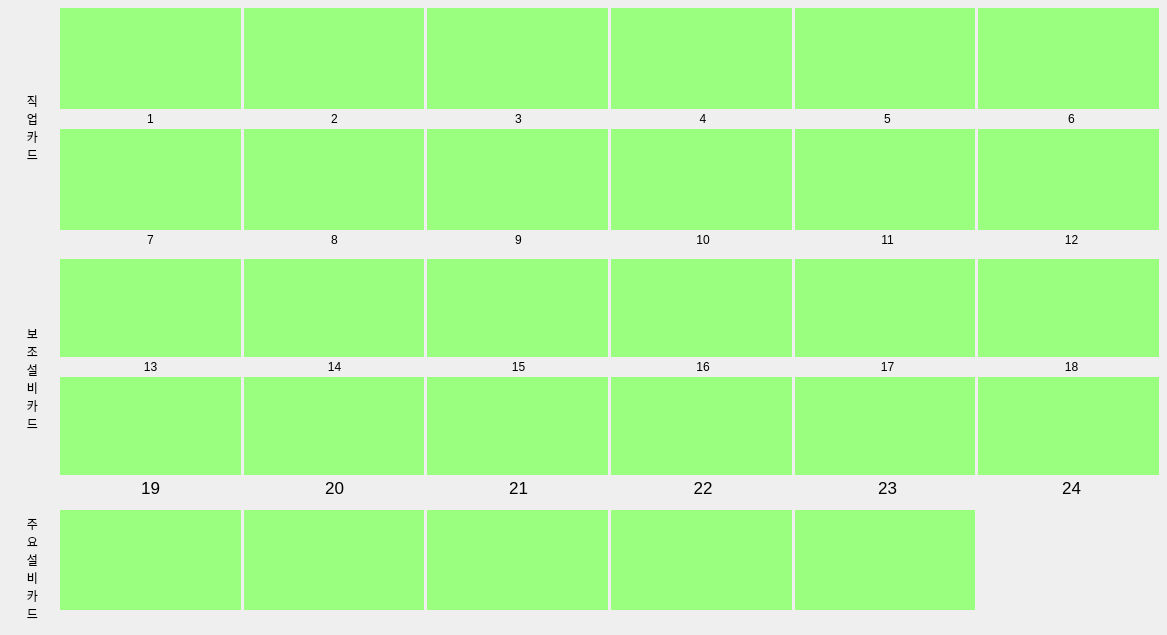
<?xml version="1.0" encoding="UTF-8"?>
<ui version="4.0">
 <class>Dialog</class>
 <widget class="QDialog" name="Dialog">
  <property name="geometry">
   <rect>
    <x>0</x>
    <y>0</y>
    <width>1167</width>
    <height>635</height>
   </rect>
  </property>
  <property name="windowTitle">
   <string>Dialog</string>
  </property>
  <layout class="QHBoxLayout" name="horizontalLayout">
   <property name="spacing">
    <number>-1</number>
   </property>
   <property name="leftMargin">
    <number>5</number>
   </property>
   <property name="topMargin">
    <number>5</number>
   </property>
   <property name="rightMargin">
    <number>5</number>
   </property>
   <property name="bottomMargin">
    <number>5</number>
   </property>
   <item>
    <layout class="QVBoxLayout" name="verticalLayout_1" stretch="2,2,1">
     <property name="spacing">
      <number>-1</number>
     </property>
     <item>
      <layout class="QHBoxLayout" name="horizontalLayout_job" stretch="1,20">
       <property name="spacing">
        <number>0</number>
       </property>
       <property name="topMargin">
        <number>3</number>
       </property>
       <property name="bottomMargin">
        <number>3</number>
       </property>
       <item>
        <widget class="QLabel" name="label_jobcard">
         <property name="text">
          <string>직
업
카
드</string>
         </property>
         <property name="alignment">
          <set>Qt::AlignCenter</set>
         </property>
        </widget>
       </item>
       <item>
        <layout class="QVBoxLayout" name="verticalLayout_job_1" stretch="10,1,10,0">
         <property name="spacing">
          <number>3</number>
         </property>
         <item>
          <layout class="QHBoxLayout" name="horizontalLayout_job_1">
           <property name="spacing">
            <number>-1</number>
           </property>
           <property name="rightMargin">
            <number>3</number>
           </property>
           <item>
            <widget class="QWidget" name="widget_job1" native="true">
             <property name="sizePolicy">
              <sizepolicy hsizetype="Minimum" vsizetype="Minimum">
               <horstretch>0</horstretch>
               <verstretch>0</verstretch>
              </sizepolicy>
             </property>
             <property name="styleSheet">
              <string notr="true">background-color: rgb(154, 255, 127);</string>
             </property>
            </widget>
           </item>
           <item>
            <widget class="QWidget" name="widget_job2" native="true">
             <property name="sizePolicy">
              <sizepolicy hsizetype="Minimum" vsizetype="Minimum">
               <horstretch>0</horstretch>
               <verstretch>0</verstretch>
              </sizepolicy>
             </property>
             <property name="styleSheet">
              <string notr="true">background-color: rgb(154, 255, 127);</string>
             </property>
            </widget>
           </item>
           <item>
            <widget class="QWidget" name="widget_job3" native="true">
             <property name="enabled">
              <bool>true</bool>
             </property>
             <property name="sizePolicy">
              <sizepolicy hsizetype="Minimum" vsizetype="Minimum">
               <horstretch>0</horstretch>
               <verstretch>0</verstretch>
              </sizepolicy>
             </property>
             <property name="styleSheet">
              <string notr="true">background-color: rgb(154, 255, 127);</string>
             </property>
            </widget>
           </item>
           <item>
            <widget class="QWidget" name="widget_job4" native="true">
             <property name="enabled">
              <bool>true</bool>
             </property>
             <property name="sizePolicy">
              <sizepolicy hsizetype="Minimum" vsizetype="Minimum">
               <horstretch>0</horstretch>
               <verstretch>0</verstretch>
              </sizepolicy>
             </property>
             <property name="styleSheet">
              <string notr="true">background-color: rgb(154, 255, 127);</string>
             </property>
            </widget>
           </item>
           <item>
            <widget class="QWidget" name="widget_job5" native="true">
             <property name="enabled">
              <bool>true</bool>
             </property>
             <property name="sizePolicy">
              <sizepolicy hsizetype="Minimum" vsizetype="Minimum">
               <horstretch>0</horstretch>
               <verstretch>0</verstretch>
              </sizepolicy>
             </property>
             <property name="styleSheet">
              <string notr="true">background-color: rgb(154, 255, 127);</string>
             </property>
            </widget>
           </item>
           <item>
            <widget class="QWidget" name="widget_job6" native="true">
             <property name="enabled">
              <bool>true</bool>
             </property>
             <property name="sizePolicy">
              <sizepolicy hsizetype="Minimum" vsizetype="Minimum">
               <horstretch>0</horstretch>
               <verstretch>0</verstretch>
              </sizepolicy>
             </property>
             <property name="styleSheet">
              <string notr="true">background-color: rgb(154, 255, 127);</string>
             </property>
            </widget>
           </item>
          </layout>
         </item>
         <item>
          <layout class="QHBoxLayout" name="horizontalLayout_job_2">
           <item>
            <widget class="QLabel" name="label_job1">
             <property name="text">
              <string>1</string>
             </property>
             <property name="alignment">
              <set>Qt::AlignCenter</set>
             </property>
            </widget>
           </item>
           <item>
            <widget class="QLabel" name="label_job2">
             <property name="text">
              <string>2</string>
             </property>
             <property name="alignment">
              <set>Qt::AlignCenter</set>
             </property>
            </widget>
           </item>
           <item>
            <widget class="QLabel" name="label_job3">
             <property name="text">
              <string>3</string>
             </property>
             <property name="alignment">
              <set>Qt::AlignCenter</set>
             </property>
            </widget>
           </item>
           <item>
            <widget class="QLabel" name="label_job4">
             <property name="text">
              <string>4</string>
             </property>
             <property name="alignment">
              <set>Qt::AlignCenter</set>
             </property>
            </widget>
           </item>
           <item>
            <widget class="QLabel" name="label_job5">
             <property name="text">
              <string>5</string>
             </property>
             <property name="alignment">
              <set>Qt::AlignCenter</set>
             </property>
            </widget>
           </item>
           <item>
            <widget class="QLabel" name="label_job6">
             <property name="text">
              <string>6</string>
             </property>
             <property name="alignment">
              <set>Qt::AlignCenter</set>
             </property>
            </widget>
           </item>
          </layout>
         </item>
         <item>
          <layout class="QHBoxLayout" name="horizontalLayout_job_3">
           <property name="rightMargin">
            <number>3</number>
           </property>
           <item>
            <widget class="QWidget" name="widget_job7" native="true">
             <property name="sizePolicy">
              <sizepolicy hsizetype="Minimum" vsizetype="Minimum">
               <horstretch>0</horstretch>
               <verstretch>0</verstretch>
              </sizepolicy>
             </property>
             <property name="styleSheet">
              <string notr="true">background-color: rgb(154, 255, 127);</string>
             </property>
            </widget>
           </item>
           <item>
            <widget class="QWidget" name="widget_job8" native="true">
             <property name="sizePolicy">
              <sizepolicy hsizetype="Minimum" vsizetype="Minimum">
               <horstretch>0</horstretch>
               <verstretch>0</verstretch>
              </sizepolicy>
             </property>
             <property name="styleSheet">
              <string notr="true">background-color: rgb(154, 255, 127);</string>
             </property>
            </widget>
           </item>
           <item>
            <widget class="QWidget" name="widget_job9" native="true">
             <property name="sizePolicy">
              <sizepolicy hsizetype="Minimum" vsizetype="Minimum">
               <horstretch>0</horstretch>
               <verstretch>0</verstretch>
              </sizepolicy>
             </property>
             <property name="styleSheet">
              <string notr="true">background-color: rgb(154, 255, 127);</string>
             </property>
            </widget>
           </item>
           <item>
            <widget class="QWidget" name="widget_job10" native="true">
             <property name="sizePolicy">
              <sizepolicy hsizetype="Minimum" vsizetype="Minimum">
               <horstretch>0</horstretch>
               <verstretch>0</verstretch>
              </sizepolicy>
             </property>
             <property name="styleSheet">
              <string notr="true">background-color: rgb(154, 255, 127);</string>
             </property>
            </widget>
           </item>
           <item>
            <widget class="QWidget" name="widget_job11" native="true">
             <property name="sizePolicy">
              <sizepolicy hsizetype="Minimum" vsizetype="Minimum">
               <horstretch>0</horstretch>
               <verstretch>0</verstretch>
              </sizepolicy>
             </property>
             <property name="styleSheet">
              <string notr="true">background-color: rgb(154, 255, 127);</string>
             </property>
            </widget>
           </item>
           <item>
            <widget class="QWidget" name="widget_job12" native="true">
             <property name="sizePolicy">
              <sizepolicy hsizetype="Minimum" vsizetype="Minimum">
               <horstretch>0</horstretch>
               <verstretch>0</verstretch>
              </sizepolicy>
             </property>
             <property name="styleSheet">
              <string notr="true">background-color: rgb(154, 255, 127);</string>
             </property>
            </widget>
           </item>
          </layout>
         </item>
         <item>
          <layout class="QHBoxLayout" name="horizontalLayout_job_4">
           <item>
            <widget class="QLabel" name="label_job7">
             <property name="text">
              <string>7</string>
             </property>
             <property name="alignment">
              <set>Qt::AlignCenter</set>
             </property>
            </widget>
           </item>
           <item>
            <widget class="QLabel" name="label_job8">
             <property name="text">
              <string>8</string>
             </property>
             <property name="alignment">
              <set>Qt::AlignCenter</set>
             </property>
            </widget>
           </item>
           <item>
            <widget class="QLabel" name="label_job9">
             <property name="text">
              <string>9</string>
             </property>
             <property name="alignment">
              <set>Qt::AlignCenter</set>
             </property>
            </widget>
           </item>
           <item>
            <widget class="QLabel" name="label_job10">
             <property name="text">
              <string>10</string>
             </property>
             <property name="alignment">
              <set>Qt::AlignCenter</set>
             </property>
            </widget>
           </item>
           <item>
            <widget class="QLabel" name="label_job11">
             <property name="text">
              <string>11</string>
             </property>
             <property name="alignment">
              <set>Qt::AlignCenter</set>
             </property>
            </widget>
           </item>
           <item>
            <widget class="QLabel" name="label_job12">
             <property name="text">
              <string>12</string>
             </property>
             <property name="alignment">
              <set>Qt::AlignCenter</set>
             </property>
            </widget>
           </item>
          </layout>
         </item>
        </layout>
       </item>
      </layout>
     </item>
     <item>
      <layout class="QHBoxLayout" name="horizontalLayout_sub" stretch="1,20">
       <property name="spacing">
        <number>0</number>
       </property>
       <property name="topMargin">
        <number>3</number>
       </property>
       <property name="bottomMargin">
        <number>3</number>
       </property>
       <item>
        <widget class="QLabel" name="label_subcard">
         <property name="text">
          <string>보
조
설
비
카
드</string>
         </property>
         <property name="alignment">
          <set>Qt::AlignCenter</set>
         </property>
        </widget>
       </item>
       <item>
        <layout class="QVBoxLayout" name="verticalLayout_sub_1" stretch="1,0,1,0">
         <property name="spacing">
          <number>3</number>
         </property>
         <item>
          <layout class="QHBoxLayout" name="horizontalLayout_sub_1">
           <property name="spacing">
            <number>-1</number>
           </property>
           <property name="rightMargin">
            <number>3</number>
           </property>
           <item>
            <widget class="QWidget" name="widget_sub13" native="true">
             <property name="sizePolicy">
              <sizepolicy hsizetype="Minimum" vsizetype="Minimum">
               <horstretch>0</horstretch>
               <verstretch>0</verstretch>
              </sizepolicy>
             </property>
             <property name="styleSheet">
              <string notr="true">background-color: rgb(154, 255, 127);</string>
             </property>
            </widget>
           </item>
           <item>
            <widget class="QWidget" name="widget_sub14" native="true">
             <property name="sizePolicy">
              <sizepolicy hsizetype="Minimum" vsizetype="Minimum">
               <horstretch>0</horstretch>
               <verstretch>0</verstretch>
              </sizepolicy>
             </property>
             <property name="styleSheet">
              <string notr="true">background-color: rgb(154, 255, 127);</string>
             </property>
            </widget>
           </item>
           <item>
            <widget class="QWidget" name="widget_sub15" native="true">
             <property name="enabled">
              <bool>true</bool>
             </property>
             <property name="sizePolicy">
              <sizepolicy hsizetype="Minimum" vsizetype="Minimum">
               <horstretch>0</horstretch>
               <verstretch>0</verstretch>
              </sizepolicy>
             </property>
             <property name="styleSheet">
              <string notr="true">background-color: rgb(154, 255, 127);</string>
             </property>
            </widget>
           </item>
           <item>
            <widget class="QWidget" name="widget_sub16" native="true">
             <property name="enabled">
              <bool>true</bool>
             </property>
             <property name="sizePolicy">
              <sizepolicy hsizetype="Minimum" vsizetype="Minimum">
               <horstretch>0</horstretch>
               <verstretch>0</verstretch>
              </sizepolicy>
             </property>
             <property name="styleSheet">
              <string notr="true">background-color: rgb(154, 255, 127);</string>
             </property>
            </widget>
           </item>
           <item>
            <widget class="QWidget" name="widget_sub17" native="true">
             <property name="enabled">
              <bool>true</bool>
             </property>
             <property name="sizePolicy">
              <sizepolicy hsizetype="Minimum" vsizetype="Minimum">
               <horstretch>0</horstretch>
               <verstretch>0</verstretch>
              </sizepolicy>
             </property>
             <property name="styleSheet">
              <string notr="true">background-color: rgb(154, 255, 127);</string>
             </property>
            </widget>
           </item>
           <item>
            <widget class="QWidget" name="widget_sub18" native="true">
             <property name="enabled">
              <bool>true</bool>
             </property>
             <property name="sizePolicy">
              <sizepolicy hsizetype="Minimum" vsizetype="Minimum">
               <horstretch>0</horstretch>
               <verstretch>0</verstretch>
              </sizepolicy>
             </property>
             <property name="styleSheet">
              <string notr="true">background-color: rgb(154, 255, 127);</string>
             </property>
            </widget>
           </item>
          </layout>
         </item>
         <item>
          <layout class="QHBoxLayout" name="horizontalLayout_sub_2">
           <item>
            <widget class="QLabel" name="label_sub13">
             <property name="text">
              <string>13</string>
             </property>
             <property name="alignment">
              <set>Qt::AlignCenter</set>
             </property>
            </widget>
           </item>
           <item>
            <widget class="QLabel" name="label_sub14">
             <property name="text">
              <string>14</string>
             </property>
             <property name="alignment">
              <set>Qt::AlignCenter</set>
             </property>
            </widget>
           </item>
           <item>
            <widget class="QLabel" name="label_sub15">
             <property name="text">
              <string>15</string>
             </property>
             <property name="alignment">
              <set>Qt::AlignCenter</set>
             </property>
            </widget>
           </item>
           <item>
            <widget class="QLabel" name="label_sub16">
             <property name="text">
              <string>16</string>
             </property>
             <property name="alignment">
              <set>Qt::AlignCenter</set>
             </property>
            </widget>
           </item>
           <item>
            <widget class="QLabel" name="label_sub17">
             <property name="text">
              <string>17</string>
             </property>
             <property name="alignment">
              <set>Qt::AlignCenter</set>
             </property>
            </widget>
           </item>
           <item>
            <widget class="QLabel" name="label_sub18">
             <property name="text">
              <string>18</string>
             </property>
             <property name="alignment">
              <set>Qt::AlignCenter</set>
             </property>
            </widget>
           </item>
          </layout>
         </item>
         <item>
          <layout class="QHBoxLayout" name="horizontalLayout_sub_3">
           <property name="rightMargin">
            <number>3</number>
           </property>
           <item>
            <widget class="QWidget" name="widget_sub19" native="true">
             <property name="sizePolicy">
              <sizepolicy hsizetype="Minimum" vsizetype="Minimum">
               <horstretch>0</horstretch>
               <verstretch>0</verstretch>
              </sizepolicy>
             </property>
             <property name="styleSheet">
              <string notr="true">background-color: rgb(154, 255, 127);</string>
             </property>
            </widget>
           </item>
           <item>
            <widget class="QWidget" name="widget_sub20" native="true">
             <property name="sizePolicy">
              <sizepolicy hsizetype="Minimum" vsizetype="Minimum">
               <horstretch>0</horstretch>
               <verstretch>0</verstretch>
              </sizepolicy>
             </property>
             <property name="styleSheet">
              <string notr="true">background-color: rgb(154, 255, 127);</string>
             </property>
            </widget>
           </item>
           <item>
            <widget class="QWidget" name="widget_sub21" native="true">
             <property name="sizePolicy">
              <sizepolicy hsizetype="Minimum" vsizetype="Minimum">
               <horstretch>0</horstretch>
               <verstretch>0</verstretch>
              </sizepolicy>
             </property>
             <property name="styleSheet">
              <string notr="true">background-color: rgb(154, 255, 127);</string>
             </property>
            </widget>
           </item>
           <item>
            <widget class="QWidget" name="widget_sub22" native="true">
             <property name="sizePolicy">
              <sizepolicy hsizetype="Minimum" vsizetype="Minimum">
               <horstretch>0</horstretch>
               <verstretch>0</verstretch>
              </sizepolicy>
             </property>
             <property name="styleSheet">
              <string notr="true">background-color: rgb(154, 255, 127);</string>
             </property>
            </widget>
           </item>
           <item>
            <widget class="QWidget" name="widget_sub23" native="true">
             <property name="sizePolicy">
              <sizepolicy hsizetype="Minimum" vsizetype="Minimum">
               <horstretch>0</horstretch>
               <verstretch>0</verstretch>
              </sizepolicy>
             </property>
             <property name="styleSheet">
              <string notr="true">background-color: rgb(154, 255, 127);</string>
             </property>
            </widget>
           </item>
           <item>
            <widget class="QWidget" name="widget_sub24" native="true">
             <property name="sizePolicy">
              <sizepolicy hsizetype="Minimum" vsizetype="Minimum">
               <horstretch>0</horstretch>
               <verstretch>0</verstretch>
              </sizepolicy>
             </property>
             <property name="styleSheet">
              <string notr="true">background-color: rgb(154, 255, 127);</string>
             </property>
            </widget>
           </item>
          </layout>
         </item>
         <item>
          <layout class="QHBoxLayout" name="horizontalLayout_sub_4">
           <item>
            <widget class="QLabel" name="label_sub19">
             <property name="font">
              <font>
               <pointsize>13</pointsize>
              </font>
             </property>
             <property name="text">
              <string>19</string>
             </property>
             <property name="alignment">
              <set>Qt::AlignCenter</set>
             </property>
            </widget>
           </item>
           <item>
            <widget class="QLabel" name="label_sub20">
             <property name="font">
              <font>
               <pointsize>13</pointsize>
              </font>
             </property>
             <property name="text">
              <string>20</string>
             </property>
             <property name="alignment">
              <set>Qt::AlignCenter</set>
             </property>
            </widget>
           </item>
           <item>
            <widget class="QLabel" name="label_sub21">
             <property name="font">
              <font>
               <pointsize>13</pointsize>
              </font>
             </property>
             <property name="text">
              <string>21</string>
             </property>
             <property name="alignment">
              <set>Qt::AlignCenter</set>
             </property>
            </widget>
           </item>
           <item>
            <widget class="QLabel" name="label_sub22">
             <property name="font">
              <font>
               <pointsize>13</pointsize>
              </font>
             </property>
             <property name="text">
              <string>22</string>
             </property>
             <property name="alignment">
              <set>Qt::AlignCenter</set>
             </property>
            </widget>
           </item>
           <item>
            <widget class="QLabel" name="label_sub23">
             <property name="font">
              <font>
               <pointsize>13</pointsize>
              </font>
             </property>
             <property name="text">
              <string>23</string>
             </property>
             <property name="alignment">
              <set>Qt::AlignCenter</set>
             </property>
            </widget>
           </item>
           <item>
            <widget class="QLabel" name="label_sub24">
             <property name="font">
              <font>
               <pointsize>13</pointsize>
              </font>
             </property>
             <property name="text">
              <string>24</string>
             </property>
             <property name="alignment">
              <set>Qt::AlignCenter</set>
             </property>
            </widget>
           </item>
          </layout>
         </item>
        </layout>
       </item>
      </layout>
     </item>
     <item>
      <layout class="QHBoxLayout" name="horizontalLayout_main" stretch="1,20">
       <property name="spacing">
        <number>0</number>
       </property>
       <property name="topMargin">
        <number>3</number>
       </property>
       <property name="bottomMargin">
        <number>3</number>
       </property>
       <item>
        <widget class="QLabel" name="label_maincard">
         <property name="text">
          <string>주
요
설
비
카
드</string>
         </property>
         <property name="alignment">
          <set>Qt::AlignCenter</set>
         </property>
        </widget>
       </item>
       <item>
        <layout class="QVBoxLayout" name="verticalLayout_main_1" stretch="1,0">
         <property name="spacing">
          <number>3</number>
         </property>
         <item>
          <layout class="QHBoxLayout" name="horizontalLayout_main_1">
           <property name="spacing">
            <number>-1</number>
           </property>
           <property name="rightMargin">
            <number>3</number>
           </property>
           <item>
            <widget class="QWidget" name="widget_main1" native="true">
             <property name="sizePolicy">
              <sizepolicy hsizetype="Minimum" vsizetype="Minimum">
               <horstretch>0</horstretch>
               <verstretch>0</verstretch>
              </sizepolicy>
             </property>
             <property name="styleSheet">
              <string notr="true">background-color: rgb(154, 255, 127);</string>
             </property>
            </widget>
           </item>
           <item>
            <widget class="QWidget" name="widget_main2" native="true">
             <property name="sizePolicy">
              <sizepolicy hsizetype="Minimum" vsizetype="Minimum">
               <horstretch>0</horstretch>
               <verstretch>0</verstretch>
              </sizepolicy>
             </property>
             <property name="styleSheet">
              <string notr="true">background-color: rgb(154, 255, 127);</string>
             </property>
            </widget>
           </item>
           <item>
            <widget class="QWidget" name="widget_main3" native="true">
             <property name="enabled">
              <bool>true</bool>
             </property>
             <property name="sizePolicy">
              <sizepolicy hsizetype="Minimum" vsizetype="Minimum">
               <horstretch>0</horstretch>
               <verstretch>0</verstretch>
              </sizepolicy>
             </property>
             <property name="styleSheet">
              <string notr="true">background-color: rgb(154, 255, 127);</string>
             </property>
            </widget>
           </item>
           <item>
            <widget class="QWidget" name="widget_main4" native="true">
             <property name="enabled">
              <bool>true</bool>
             </property>
             <property name="sizePolicy">
              <sizepolicy hsizetype="Minimum" vsizetype="Minimum">
               <horstretch>0</horstretch>
               <verstretch>0</verstretch>
              </sizepolicy>
             </property>
             <property name="styleSheet">
              <string notr="true">background-color: rgb(154, 255, 127);</string>
             </property>
            </widget>
           </item>
           <item>
            <widget class="QWidget" name="widget_main5" native="true">
             <property name="enabled">
              <bool>true</bool>
             </property>
             <property name="sizePolicy">
              <sizepolicy hsizetype="Minimum" vsizetype="Minimum">
               <horstretch>0</horstretch>
               <verstretch>0</verstretch>
              </sizepolicy>
             </property>
             <property name="styleSheet">
              <string notr="true">background-color: rgb(154, 255, 127);</string>
             </property>
            </widget>
           </item>
           <item>
            <widget class="QWidget" name="widget_main6_blank" native="true">
             <property name="enabled">
              <bool>true</bool>
             </property>
             <property name="sizePolicy">
              <sizepolicy hsizetype="Minimum" vsizetype="Minimum">
               <horstretch>0</horstretch>
               <verstretch>0</verstretch>
              </sizepolicy>
             </property>
             <property name="styleSheet">
              <string notr="true"/>
             </property>
            </widget>
           </item>
          </layout>
         </item>
         <item>
          <layout class="QHBoxLayout" name="horizontalLayout_main_2">
           <item>
            <widget class="QLabel" name="label_main_blank">
             <property name="text">
              <string/>
             </property>
             <property name="alignment">
              <set>Qt::AlignCenter</set>
             </property>
            </widget>
           </item>
          </layout>
         </item>
        </layout>
       </item>
      </layout>
     </item>
    </layout>
   </item>
  </layout>
 </widget>
 <resources/>
 <connections/>
</ui>
